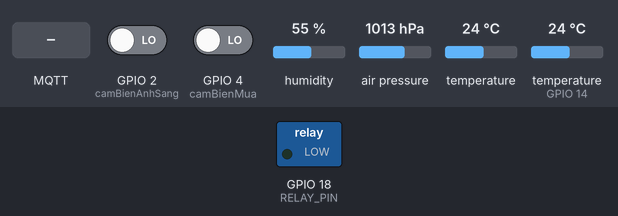
The sketch below on a simulated ESP32. Parts: switched loads named in the sketch (green lamp = pin HIGH). The test bench sets the inputs (shaded band); at power-on: GPIO 2 (camBienAnhSang) LOW, GPIO 4 (camBienMua) LOW, humidity 55 %, air pressure 1013 hPa, temperature 24 °C, temperature (sensor on GPIO 14) 24 °C. WiFi joins after 1.5 s; servers stay silent unless stated; no MQTT or app messages arrive unless stated; what the sketch prints to the serial monitor is not drawn.

Above: at 3.8 s.
3.9 s: MQTT message "1" arrives on the first subscribed topic
At 4.7 s:
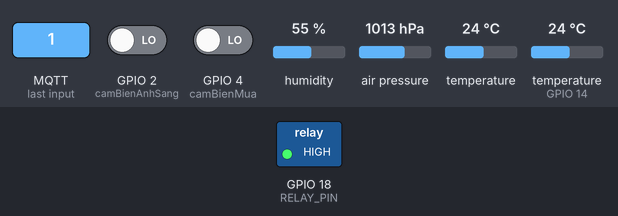
5.4 s: MQTT message "0" arrives on the first subscribed topic
At 5.8 s:
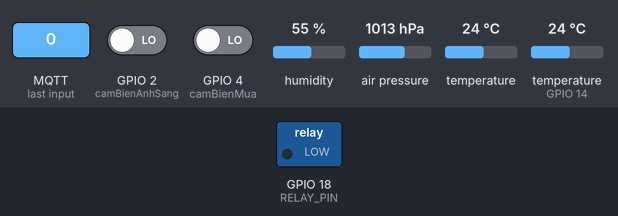
Timing chart, 0 to 8.4 s (numbered marks = the images above; inputs shaded):
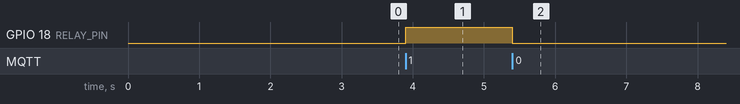

The sketch:

Didong2.ino
```cpp
#include <DHT22.h>
#include <WiFi.h>
#include <PubSubClient.h>
#include <ArduinoJson.h>
#include <DHT.h>
#include <Wire.h>
#include <Adafruit_BMP085.h>


#define camBienMua 4
#define camBienAnhSang 2
#define RELAY_PIN 18
// WiFi
const char *ssid = "VNA";
const char *password = "11223344@";

// MQTT Broker
const char *mqtt_broker = "broker.emqx.io";
const char *topic = "esp32/led";
//const char *mqtt_relay_topic = "esp32/relay";
const char *mqtt_username = "emqx";
const char *mqtt_password = "public";
const int mqtt_port = 1883;

// DHT sensor setup
#define DHTPIN 14
#define DHTTYPE DHT11
DHT dht(DHTPIN, DHTTYPE);
int relay = 0;
// BMP180 sensor setup
Adafruit_BMP085 bmp;
float seaLevelPressure = 101325.0;

WiFiClient espClient;
PubSubClient client(espClient);

unsigned long lastPublishTime = 0;
const long publishInterval = 2000;

void reconnectMQTT() {
  while (!client.connected()) {
    String client_id = "esp32-client-";
    client_id += String(WiFi.macAddress());
    Serial.printf("The client %s connects to the public MQTT broker\n", client_id.c_str());
    if (client.connect(client_id.c_str(), mqtt_username, mqtt_password)) {
      Serial.println("Public EMQX MQTT broker connected");
      client.subscribe(topic);
    } else {
      Serial.print("Failed with state ");
      Serial.print(client.state());
      delay(2000);
    }
  }
}

void reconnectWiFi() {
  if (WiFi.status() != WL_CONNECTED) {
    WiFi.begin(ssid, password);
    while (WiFi.status() != WL_CONNECTED) {
      delay(500);
      Serial.println("Reconnecting to WiFi...");
    }
    Serial.println("Reconnected to the WiFi network");
  }
}

void setup() {
  Serial.begin(9600);
  delay(1000);

  WiFi.begin(ssid, password);
  while (WiFi.status() != WL_CONNECTED) {
    delay(500);
    Serial.println("Connecting to WiFi...");
  }
  Serial.println("Connected to the WiFi network");

  pinMode(camBienAnhSang, INPUT);
  pinMode(camBienMua, INPUT);
  pinMode(RELAY_PIN, OUTPUT);
  digitalWrite(RELAY_PIN, LOW);

  dht.begin();

  if (!bmp.begin()) {
    Serial.println("Không tìm thấy cảm biến BMP180, vui lòng kiểm tra kết nối!");
    while (1) {}
  }
  Serial.println("Cảm biến BMP180 đã sẵn sàng.");

  client.setServer(mqtt_broker, mqtt_port);
  client.setCallback(callback);

  reconnectMQTT();
}

void callback(char *topic, byte *payload, unsigned int length) {
  Serial.print("Message arrived in topic: ");
  Serial.println(topic);
  Serial.print("Message: ");
  String message;
  for (int i = 0; i < length; i++) {
    message += (char)payload[i];
  }
  Serial.println(message);
  //Serial.print("?????");
  if (message == "1" && !relay) {
    //digitalWrite(RELAY_PIN, HIGH);
    Serial.println("Relay ON");
    relay = 1;
  } else if (message == "0" && relay) {
    //digitalWrite(RELAY_PIN, LOW);
    Serial.println("Relay OFF");
    relay = 0;
  }
}

void loop() {
  reconnectWiFi();
  if (!client.connected()) {
    reconnectMQTT();
  }
  client.loop();
  unsigned long currentTime = millis();
  if(relay == 0){
    digitalWrite(RELAY_PIN, LOW);
  }else{
    digitalWrite(RELAY_PIN, HIGH);
  }

  if (currentTime - lastPublishTime >= publishInterval) {
    float h = dht.readHumidity();
    float t = dht.readTemperature();
    float f = dht.readTemperature(true);

    if (isnan(h) || isnan(t) || isnan(f)) {
      Serial.println("Failed to read from DHT sensor!");
    }

    int mua = digitalRead(camBienMua);
    int anhsang = digitalRead(camBienAnhSang);

    float temperatureBMP = bmp.readTemperature();
    float pressure = bmp.readPressure();
    float adjustedPressure = pressure * (seaLevelPressure / 101325.0);

    Serial.print("Humidity: ");
    Serial.print(h);
    Serial.print(" %\t");
    Serial.print("Temperature: ");
    Serial.print(t);
    Serial.print(" *C ");
    Serial.print(f);
    Serial.print(" *F\t");
    Serial.print("  Heat index: ");
    float hic = dht.computeHeatIndex(t, h, false);
    Serial.print(hic);
    Serial.print(" *C ");
    Serial.println();

    Serial.print("Mưa: ");
    Serial.println(mua);
    Serial.print("Ánh sáng: ");
    Serial.println(anhsang);
    Serial.print("Nhiệt độ BMP180: ");
    Serial.print(temperatureBMP);
    Serial.println(" °C");
    Serial.print("Áp suất: ");
    Serial.print(adjustedPressure);
    Serial.println(" Pa");

    DynamicJsonDocument data(1024);
    data["humidity"] = h;
    data["temperature"] = t;
    data["rain"] = mua;
    data["light"] = anhsang;
    data["bmp_temperature"] = temperatureBMP;
    data["pressure"] = adjustedPressure;
    data["pump"] = relay;
    char json_string[1024];
    serializeJson(data, json_string);
    Serial.println(json_string);

    client.publish(topic, json_string, false);

    lastPublishTime = currentTime;
  }
}
```

Measured:
- after the input at 3.9 s, GPIO 18 (RELAY_PIN): LOW → HIGH at once
- after the input at 5.4 s, GPIO 18 (RELAY_PIN): HIGH → LOW at once
